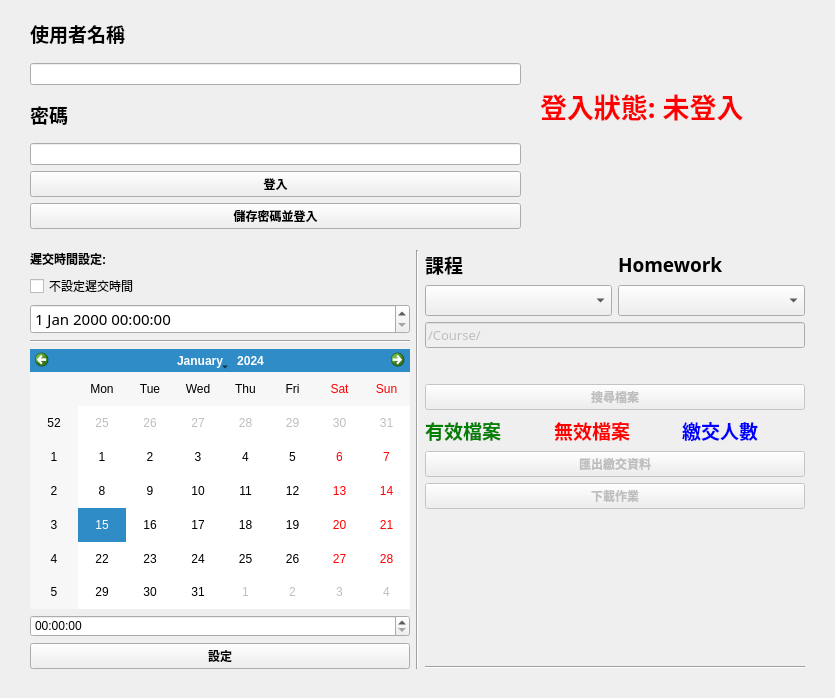
<?xml version="1.0" encoding="UTF-8"?>
<ui version="4.0">
 <class>Form</class>
 <widget class="QWidget" name="Form">
  <property name="geometry">
   <rect>
    <x>0</x>
    <y>0</y>
    <width>835</width>
    <height>698</height>
   </rect>
  </property>
  <property name="sizePolicy">
   <sizepolicy hsizetype="Preferred" vsizetype="Preferred">
    <horstretch>0</horstretch>
    <verstretch>0</verstretch>
   </sizepolicy>
  </property>
  <property name="windowTitle">
   <string>Homework Downloader</string>
  </property>
  <property name="windowIcon">
   <iconset>
    <normaloff>UI_imgs/icon.png</normaloff>UI_imgs/icon.png</iconset>
  </property>
  <property name="styleSheet">
   <string notr="true">QLabel
{
	font: 75 14pt &quot;微軟正黑體&quot;;
	font-weight: bold;
}
QPushButton
{
	font: 75 10pt &quot;微軟正黑體&quot;;
	font-weight: bold;
}</string>
  </property>
  <widget class="QWidget" name="horizontalLayoutWidget_2">
   <property name="geometry">
    <rect>
     <x>30</x>
     <y>250</y>
     <width>775</width>
     <height>419</height>
    </rect>
   </property>
   <layout class="QHBoxLayout" name="MainLayout">
    <item>
     <layout class="QVBoxLayout" name="DelayTime_layout">
      <item>
       <widget class="QLabel" name="label_3">
        <property name="text">
         <string>遲交時間設定:</string>
        </property>
       </widget>
      </item>
      <item>
       <widget class="QCheckBox" name="not_use_delay_ckb">
        <property name="styleSheet">
         <string notr="true">QCheckBox{
	font: 75 11pt &quot;微軟正黑體&quot;;
}</string>
        </property>
        <property name="text">
         <string>不設定遲交時間</string>
        </property>
       </widget>
      </item>
      <item>
       <widget class="QDateTimeEdit" name="delay_time_show">
        <property name="font">
         <font>
          <family>微軟正黑體</family>
          <pointsize>11</pointsize>
          <weight>9</weight>
          <italic>false</italic>
          <bold>false</bold>
         </font>
        </property>
        <property name="styleSheet">
         <string notr="true">QDateTimeEdit{
	font: 75 11pt &quot;微軟正黑體&quot;;
}</string>
        </property>
       </widget>
      </item>
      <item>
       <widget class="Line" name="line">
        <property name="orientation">
         <enum>Qt::Horizontal</enum>
        </property>
       </widget>
      </item>
      <item>
       <widget class="QCalendarWidget" name="set_date"/>
      </item>
      <item>
       <widget class="QTimeEdit" name="set_time">
        <property name="styleSheet">
         <string notr="true">QDateTimeEdit{
	font: 75 11pt &quot;微軟正黑體&quot;;
}</string>
        </property>
       </widget>
      </item>
      <item>
       <widget class="QPushButton" name="set_delay_time">
        <property name="text">
         <string>設定</string>
        </property>
       </widget>
      </item>
     </layout>
    </item>
    <item>
     <widget class="Line" name="line_3">
      <property name="orientation">
       <enum>Qt::Vertical</enum>
      </property>
     </widget>
    </item>
    <item>
     <layout class="QVBoxLayout" name="FunctionLayout">
      <item>
       <layout class="QGridLayout" name="SelectLayout" columnstretch="0,0">
        <item row="0" column="1">
         <widget class="QLabel" name="hw_label">
          <property name="sizePolicy">
           <sizepolicy hsizetype="Minimum" vsizetype="Minimum">
            <horstretch>0</horstretch>
            <verstretch>0</verstretch>
           </sizepolicy>
          </property>
          <property name="font">
           <font>
            <family>微軟正黑體</family>
            <pointsize>14</pointsize>
            <weight>75</weight>
            <italic>false</italic>
            <bold>true</bold>
           </font>
          </property>
          <property name="text">
           <string>Homework</string>
          </property>
          <property name="alignment">
           <set>Qt::AlignLeading|Qt::AlignLeft|Qt::AlignVCenter</set>
          </property>
         </widget>
        </item>
        <item row="0" column="0">
         <widget class="QLabel" name="course_label">
          <property name="sizePolicy">
           <sizepolicy hsizetype="Minimum" vsizetype="Fixed">
            <horstretch>0</horstretch>
            <verstretch>0</verstretch>
           </sizepolicy>
          </property>
          <property name="font">
           <font>
            <family>微軟正黑體</family>
            <pointsize>14</pointsize>
            <weight>75</weight>
            <italic>false</italic>
            <bold>true</bold>
           </font>
          </property>
          <property name="text">
           <string>課程</string>
          </property>
          <property name="alignment">
           <set>Qt::AlignLeading|Qt::AlignLeft|Qt::AlignVCenter</set>
          </property>
         </widget>
        </item>
        <item row="1" column="1">
         <widget class="QComboBox" name="hw_selecter">
          <property name="enabled">
           <bool>true</bool>
          </property>
          <property name="sizePolicy">
           <sizepolicy hsizetype="Preferred" vsizetype="Maximum">
            <horstretch>0</horstretch>
            <verstretch>0</verstretch>
           </sizepolicy>
          </property>
          <property name="font">
           <font>
            <pointsize>14</pointsize>
           </font>
          </property>
         </widget>
        </item>
        <item row="1" column="0">
         <widget class="QComboBox" name="course_selecter">
          <property name="sizePolicy">
           <sizepolicy hsizetype="Preferred" vsizetype="Maximum">
            <horstretch>0</horstretch>
            <verstretch>0</verstretch>
           </sizepolicy>
          </property>
          <property name="font">
           <font>
            <pointsize>14</pointsize>
           </font>
          </property>
          <property name="editable">
           <bool>false</bool>
          </property>
         </widget>
        </item>
       </layout>
      </item>
      <item>
       <widget class="QLineEdit" name="search_path_show">
        <property name="enabled">
         <bool>false</bool>
        </property>
        <property name="font">
         <font>
          <family>微軟正黑體</family>
          <pointsize>10</pointsize>
          <weight>9</weight>
          <italic>false</italic>
          <bold>false</bold>
         </font>
        </property>
        <property name="styleSheet">
         <string notr="true">QLineEdit
{	
	font: 75 10pt &quot;微軟正黑體&quot;;
}</string>
        </property>
        <property name="text">
         <string>/Course/</string>
        </property>
       </widget>
      </item>
      <item>
       <layout class="QVBoxLayout" name="verticalLayout_5">
        <property name="topMargin">
         <number>30</number>
        </property>
        <item>
         <widget class="QPushButton" name="search_files_btn">
          <property name="enabled">
           <bool>false</bool>
          </property>
          <property name="text">
           <string>搜尋檔案</string>
          </property>
         </widget>
        </item>
        <item>
         <layout class="QHBoxLayout" name="horizontalLayout_2">
          <item>
           <widget class="QLabel" name="available_files_label">
            <property name="font">
             <font>
              <family>微軟正黑體</family>
              <pointsize>14</pointsize>
              <weight>75</weight>
              <italic>false</italic>
              <bold>true</bold>
             </font>
            </property>
            <property name="styleSheet">
             <string notr="true">color:green;</string>
            </property>
            <property name="text">
             <string>有效檔案 </string>
            </property>
           </widget>
          </item>
          <item>
           <widget class="QLabel" name="unavailable_files_label">
            <property name="font">
             <font>
              <family>微軟正黑體</family>
              <pointsize>14</pointsize>
              <weight>75</weight>
              <italic>false</italic>
              <bold>true</bold>
             </font>
            </property>
            <property name="styleSheet">
             <string notr="true">color:red</string>
            </property>
            <property name="text">
             <string>無效檔案</string>
            </property>
           </widget>
          </item>
          <item>
           <widget class="QLabel" name="submitted_student_num_label">
            <property name="font">
             <font>
              <family>微軟正黑體</family>
              <pointsize>14</pointsize>
              <weight>75</weight>
              <italic>false</italic>
              <bold>true</bold>
             </font>
            </property>
            <property name="styleSheet">
             <string notr="true">color:blue</string>
            </property>
            <property name="text">
             <string>繳交人數</string>
            </property>
           </widget>
          </item>
         </layout>
        </item>
        <item>
         <layout class="QHBoxLayout" name="horizontalLayout_3">
          <item>
           <layout class="QVBoxLayout" name="DownloadLayout">
            <item>
             <widget class="QPushButton" name="output_submitted_info_btn">
              <property name="enabled">
               <bool>false</bool>
              </property>
              <property name="text">
               <string>匯出繳交資料</string>
              </property>
             </widget>
            </item>
            <item>
             <layout class="QHBoxLayout" name="horizontalLayout_4"/>
            </item>
            <item>
             <layout class="QHBoxLayout" name="horizontalLayout_5">
              <item>
               <widget class="QPushButton" name="download_hw_btn">
                <property name="enabled">
                 <bool>false</bool>
                </property>
                <property name="text">
                 <string>下載作業</string>
                </property>
               </widget>
              </item>
             </layout>
            </item>
           </layout>
          </item>
         </layout>
        </item>
       </layout>
      </item>
      <item>
       <spacer name="verticalSpacer_2">
        <property name="orientation">
         <enum>Qt::Vertical</enum>
        </property>
        <property name="sizeHint" stdset="0">
         <size>
          <width>20</width>
          <height>40</height>
         </size>
        </property>
       </spacer>
      </item>
      <item>
       <widget class="Line" name="line_2">
        <property name="orientation">
         <enum>Qt::Horizontal</enum>
        </property>
       </widget>
      </item>
     </layout>
    </item>
   </layout>
  </widget>
  <widget class="QWidget" name="horizontalLayoutWidget">
   <property name="geometry">
    <rect>
     <x>30</x>
     <y>10</y>
     <width>491</width>
     <height>219</height>
    </rect>
   </property>
   <layout class="QHBoxLayout" name="LoginLayout">
    <item>
     <layout class="QVBoxLayout" name="verticalLayout">
      <item>
       <widget class="QLabel" name="label">
        <property name="font">
         <font>
          <family>微軟正黑體</family>
          <pointsize>14</pointsize>
          <weight>75</weight>
          <italic>false</italic>
          <bold>true</bold>
         </font>
        </property>
        <property name="text">
         <string>使用者名稱</string>
        </property>
       </widget>
      </item>
      <item>
       <widget class="QLineEdit" name="username"/>
      </item>
      <item>
       <widget class="QLabel" name="label_2">
        <property name="font">
         <font>
          <family>微軟正黑體</family>
          <pointsize>14</pointsize>
          <weight>75</weight>
          <italic>false</italic>
          <bold>true</bold>
         </font>
        </property>
        <property name="text">
         <string>密碼</string>
        </property>
       </widget>
      </item>
      <item>
       <widget class="QLineEdit" name="password">
        <property name="echoMode">
         <enum>QLineEdit::Password</enum>
        </property>
       </widget>
      </item>
      <item>
       <layout class="QVBoxLayout" name="verticalLayout_2">
        <item>
         <widget class="QPushButton" name="login_btn">
          <property name="text">
           <string>登入</string>
          </property>
         </widget>
        </item>
        <item>
         <widget class="QPushButton" name="login_and_store_btn">
          <property name="text">
           <string>儲存密碼並登入</string>
          </property>
         </widget>
        </item>
       </layout>
      </item>
     </layout>
    </item>
   </layout>
  </widget>
  <widget class="QLabel" name="login_status_label">
   <property name="geometry">
    <rect>
     <x>540</x>
     <y>70</y>
     <width>261</width>
     <height>71</height>
    </rect>
   </property>
   <property name="font">
    <font>
     <family>微軟正黑體</family>
     <pointsize>20</pointsize>
     <weight>75</weight>
     <italic>false</italic>
     <bold>true</bold>
    </font>
   </property>
   <property name="styleSheet">
    <string notr="true">QLabel
{	
	font: 75 20pt &quot;微軟正黑體&quot;;
	font-weight:bold;
	color: red;
}</string>
   </property>
   <property name="text">
    <string>登入狀態: 未登入</string>
   </property>
  </widget>
 </widget>
 <resources/>
 <connections/>
</ui>
